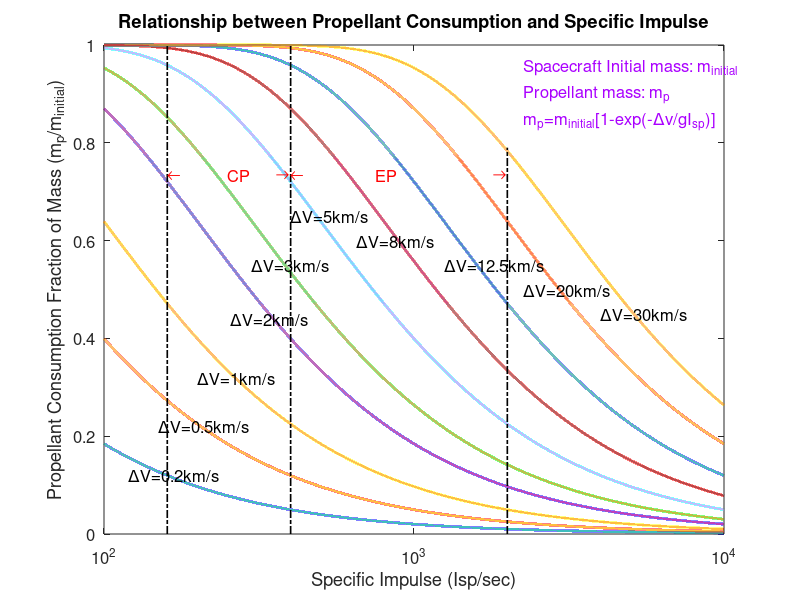
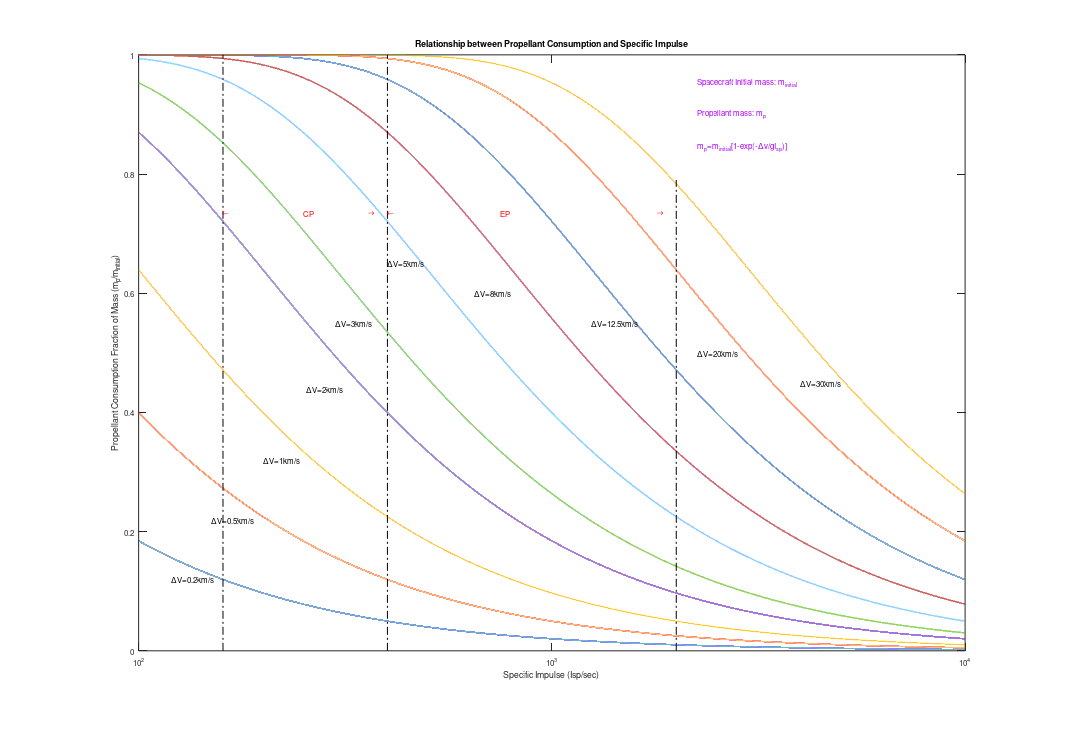

MATLAB code to generate these figures, in order:
%% Description

% PMF_vs_Isp.m
% Propellant Mass Fraction vs. Isp
% Coding by Kehengsite at 2015/06/09 12:48

%% Initialization
close all, clear all, clc

%% Input Parameters
Isp = logspace(2, 4, 100000);   % Specific Impulse
% Specify DV(Delta V) and Gravity Constant
TemData = [200 500 1000 2000 3000 5000 8000 12500 20000 30000];
DeltaV  = TemData'; g = 9.80665;

%% Implementation Algorithm
PMF = 1 - exp(-DeltaV*(1./(g*Isp)));   % PMF = 1 - exp(-DeltaV/(g*Isp))

%% Output Plotting
figure
% Isp vs. DM for specfic DV
plot(Isp, PMF, '-', 'LineWidth', 2);hold on
% CE(Chemical Propellant) and PE(Electric Propulsion) lines
plot([ 160, 160], [0,    1], '-.k', 'LineWidth', 1.2)
plot([ 400, 400], [0,    1], '-.k', 'LineWidth', 1.2)
plot([2000,2000], [0, 0.79], '-.k', 'LineWidth', 1.2)
hold off

%% Figure Decorating
title('Relationship between Propellant Consumption and Specific Impulse', 'LineWidth', 2, 'FontSize', 13)
xlabel('Specific Impulse (Isp/sec)', 'LineWidth', 3, 'FontSize', 12)
ylabel('Propellant Consumption Fraction of Mass (m_p/m_{initial})', 'LineWidth', 3, 'FontSize', 12)

% Chemical Propellant region
set(text(160, 0.735, '\leftarrow'), 'FontSize', 12, 'Color', 'r', 'LineWidth', 2)
set(text(250, 0.735, 'CP'), 'FontSize', 12, 'Color', 'r', 'LineWidth', 2)
set(text(360, 0.735, '\rightarrow'), 'FontSize', 12, 'Color', 'r', 'LineWidth', 2)
% Chemical Propellant region
set(text( 400, 0.735, '\leftarrow'), 'FontSize', 12, 'Color', 'r', 'LineWidth', 2)
set(text( 750, 0.735, 'EP'), 'FontSize', 12, 'Color', 'r', 'LineWidth', 2)
set(text(1800, 0.735, '\rightarrow'), 'FontSize', 12, 'Color', 'r', 'LineWidth', 2)

set(gca, 'xscale', 'log')   % Setting X axis displaying format -> logarithmic form 
set(gca, 'FontSize', 12)    % Setting the size of axes displaying font -> 12
% set(gca, 'ylim', [-0.005,1.005], 'xlim', [90, 10010])

set(text( 120,0.12, '\DeltaV=0.2km/s'),   'FontSize', 12)
set(text( 150,0.22, '\DeltaV=0.5km/s'),   'FontSize', 12)
set(text( 200,0.32, '\DeltaV=1km/s'),     'FontSize', 12)
set(text( 255,0.44, '\DeltaV=2km/s'),     'FontSize', 12)
set(text( 300,0.55, '\DeltaV=3km/s'),     'FontSize', 12)
set(text( 400,0.65, '\DeltaV=5km/s'),     'FontSize', 12)
set(text( 650,0.60, '\DeltaV=8km/s'),     'FontSize', 12)
set(text(1250,0.55, '\DeltaV=12.5km/s'),  'FontSize', 12)
set(text(2250,0.50, '\DeltaV=20km/s'),    'FontSize', 12)
set(text(4000,0.45, '\DeltaV=30km/s'),    'FontSize', 12)

set(text(2250,0.955,'Spacecraft Initial mass: m_{initial}'),'FontSize',12,'Color',[0.67 0.00 1])
set(text(2250,0.900,'Propellant mass: m_p'),'FontSize',12,'Color',[0.67 0.00 1])
set(text(2250,0.845,'m_p=m_{initial}[1-exp(-\Deltav/gI_{sp})]'),'FontSize',12,'Color',[0.67 0.00 1])

%% Output Showing

% Figure's displying position on computer screen
% Format -> [Ix_pixel Iy_pixel Fx_pixel Fy_pixel]
set(gcf,'Position',[435 50 875 600])

% Output the figure with .eps format
print -depsc -tiff -r300 pmf_vs_dm.eps

% Output the figure with .pdf format
set(gcf,'Units','centimeters');
screenposition = get(gcf,'Position');
set(gcf,'PaperPosition',[0 0 screenposition(3:4)],'PaperSize',[screenposition(3:4)]);
print -dpdf -painters pmf_vs_dm.pdf 
